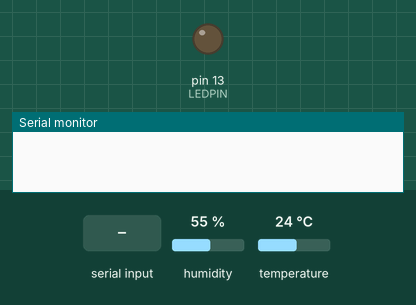
The program below on a simulated Arduino Uno, built with avr-gcc and run on an emulated ATmega328P. Parts: output pins drawn as LEDs (lit = HIGH), the last lines printed to the serial monitor. Inputs (shaded band) come from the test bench; at power-on: humidity 55 %, temperature 24 °C.

Above: at 1.2 s.
1.3 s: "LED_ON\n" received over Serial
At 2.0 s:
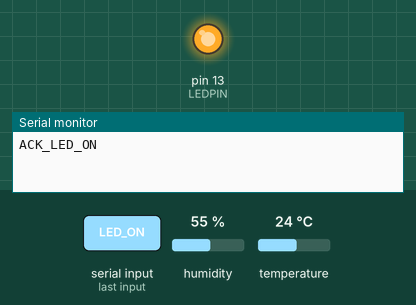
2.8 s: "LED_OFF\n" received over Serial
At 3.2 s:
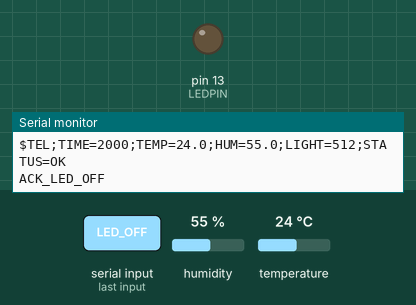
Timing chart, 0 to 5.8 s (numbered marks = the images above; inputs shaded):
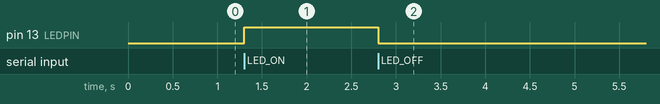

Measured:
- after the input at 1.3 s, pin 13 (LEDPIN): LOW → HIGH at once
- after the input at 2.8 s, pin 13 (LEDPIN): HIGH → LOW at once

The program:

main.cpp
```cpp
#include <Arduino.h>
#include <DHT.h>

#define DHTPIN   2
#define DHTTYPE  DHT22
#define LDRPIN   A0
#define LEDPIN   13

DHT dht(DHTPIN, DHTTYPE);

bool        systemActive   = false;
unsigned long lastSample   = 0;
unsigned long timeCounter  = 0;
const unsigned long INTERVAL = 2000;

void setup() {
    Serial.begin(115200);
    pinMode(LEDPIN, OUTPUT);
    digitalWrite(LEDPIN, LOW);
    dht.begin();
}

void loop() {
    // Leggi comandi in arrivo da Qt
    if (Serial.available()) {
        String cmd = Serial.readStringUntil('\n');
        cmd.trim();

        if (cmd == "LED_ON") {
            systemActive = true;
            digitalWrite(LEDPIN, HIGH);
            Serial.println("ACK_LED_ON");
        }
        else if (cmd == "LED_OFF") {
            systemActive = false;
            digitalWrite(LEDPIN, LOW);
            Serial.println("ACK_LED_OFF");
        }
    }

    // Invia telemetria solo se sistema attivo
    if (systemActive) {
        unsigned long now = millis();
        if (now - lastSample >= INTERVAL) {
            lastSample    = now;
            timeCounter  += INTERVAL;

            float  temp  = dht.readTemperature();
            float  hum   = dht.readHumidity();
            int    light = analogRead(LDRPIN);

            String status = "OK";
            if (isnan(temp) || isnan(hum)) {
                status = "ERR";
                temp = 0.0;
                hum  = 0.0;
            }

            Serial.print("$TEL;TIME=");
            Serial.print(timeCounter);
            Serial.print(";TEMP=");
            Serial.print(temp, 1);
            Serial.print(";HUM=");
            Serial.print(hum, 1);
            Serial.print(";LIGHT=");
            Serial.print(light);
            Serial.print(";STATUS=");
            Serial.println(status);
        }
    }
}
```
